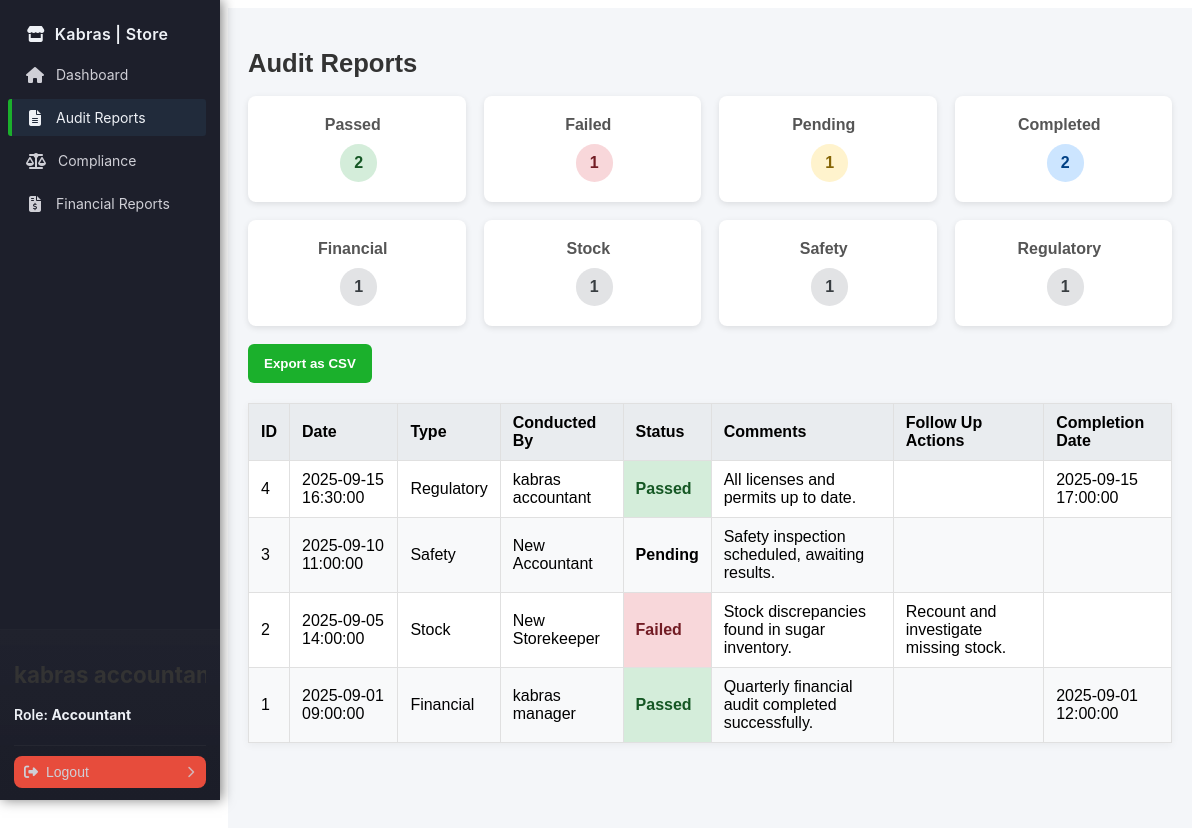
/accountant/audit_reports.php (signed in), run on the app's committed database.
### tables this page shows
CREATE TABLE `audit_reports` (
  `id` int NOT NULL AUTO_INCREMENT,
  `audit_date` datetime NOT NULL,
  `audit_type` enum('Financial','Stock','Safety','Regulatory') NOT NULL,
  `conducted_by` int NOT NULL,
  `status` enum('Passed','Failed','Pending') NOT NULL,
  `comments` text,
  `follow_up_actions` text,
  `completion_date` datetime DEFAULT NULL,
  PRIMARY KEY (`id`),
  KEY `conducted_by` (`conducted_by`),
  CONSTRAINT `audit_reports_ibfk_1` FOREIGN KEY (`conducted_by`) REFERENCES `users` (`id`)
);

CREATE TABLE `users` (
  `id` int NOT NULL AUTO_INCREMENT,
  `name` varchar(100) NOT NULL,
  `email` varchar(100) NOT NULL,
  `phone` varchar(15) DEFAULT NULL,
  `national_id` varchar(20) DEFAULT NULL,
  `password` varchar(255) NOT NULL,
  `last_login` datetime DEFAULT NULL,
  `role` enum('Admin','StoreKeeper','Cashier','Manager','Accountant') NOT NULL,
  `created_at` timestamp NULL DEFAULT CURRENT_TIMESTAMP,
  `updated_at` timestamp NULL DEFAULT CURRENT_TIMESTAMP ON UPDATE CURRENT_TIMESTAMP,
  PRIMARY KEY (`id`),
  UNIQUE KEY `email` (`email`)
);

### config/database.php (called while the page is built, shortened)
<?php
class Database
{
    private $host = 'localhost';
    private $db   = 'kabras_store';
    private $user = 'root';
    private $pass = 'Hunter42.';
    private $charset = 'utf8mb4';
    public function connect()
    {
        $dsn = "mysql:host={$this->host};dbname={$this->db};charset={$this->charset}";
        try {
            $this->pdo = new PDO($dsn, $this->user, $this->pass, [
                PDO::ATTR_ERRMODE => PDO::ERRMODE_EXCEPTION,
                PDO::ATTR_DEFAULT_FETCH_MODE => PDO::FETCH_ASSOC,
            ]);
            return $this->pdo;
        } catch (PDOException $e) {
            die('Database connection failed: ' . $e->getMessage());
        }
    }
}

### handlers/AuditHandler.php (called while the page is built)
<?php
require_once __DIR__ . '/../config/database.php';
class AuditHandler
{
    private $db;
    public function __construct()
    {
        $this->db = (new Database())->connect();
    }
    public function getAllAuditReports()
    {
        $sql = "SELECT ar.*, u.name AS conducted_by_name FROM audit_reports ar LEFT JOIN users u ON ar.conducted_by = u.id ORDER BY ar.audit_date DESC";
        $stmt = $this->db->prepare($sql);
        $stmt->execute();
        return $stmt->fetchAll(PDO::FETCH_ASSOC);
    }
}

### accountant/audit_reports.php (the view, shortened to what this page needs)
<?php
require_once '../handlers/AuthHandler.php';
require_once '../handlers/AuditHandler.php';
$auditHandler = new AuditHandler();
$auditReports = $auditHandler->getAllAuditReports();
?>
<!DOCTYPE html>
<html lang="en">
<head>
    <link rel="stylesheet" href="../assets/css/sidebar.css">
    <link rel="stylesheet" href="../assets/css/audits.css">
</head>
<body>
    <?php include '../includes/sidebar.php'; ?>
    <div class="main-content">
        <h2>Audit Reports</h2>
        <?php
        $countPassed = 0;
        $countFailed = 0;
        $countPending = 0;
        $countCompleted = 0;
        $typeCounts = [
            'Financial' => 0,
            'Stock' => 0,
            'Safety' => 0,
            'Regulatory' => 0
        ];
        foreach ($auditReports as $ar) {
            if (($ar['status'] ?? '') === 'Passed') $countPassed++;
            elseif (($ar['status'] ?? '') === 'Failed') $countFailed++;
            elseif (($ar['status'] ?? '') === 'Pending') $countPending++;
            if (!empty($ar['completion_date'])) $countCompleted++;
            if (!empty($ar['audit_type']) && isset($typeCounts[$ar['audit_type']])) $typeCounts[$ar['audit_type']]++;
        }
        ?>
        <div class="audit-stats">
            <div class="stat">
                <p class="label">Passed</p> <span class="value green-bg"><?= $countPassed ?></span>
            </div>
            <div class="stat">
                <p class="label">Failed</p> <span class="value red-bg"><?= $countFailed ?></span>
            </div>
            <div class="stat">
                <p class="label">Pending</p> <span class="value yellow-bg"><?= $countPending ?></span>
            </div>
            <div class="stat">
                <p class="label">Completed</p> <span class="value blue-bg"><?= $countCompleted ?></span>
            </div>
            <?php foreach ($typeCounts as $type => $count): ?>
                <div class="stat">
                    <p class="label"><?= htmlspecialchars($type) ?></p> <span class="value gray-bg"><?= $count ?></span>
                </div>
            <?php endforeach; ?>
        </div>
        <form method="POST" style="margin-bottom: 15px;">
            <button type="submit" class="export-btn">Export as CSV</button>
        </form>
        <table class="table">
            <thead>
                <tr>
                    <th>ID</th>
                    <th>Date</th>
                    <th>Type</th>
                    <th>Conducted By</th>
                    <th>Status</th>
                    <th>Comments</th>
                    <th>Follow Up Actions</th>
                    <th>Completion Date</th>
                </tr>
            </thead>
            <tbody>
                <?php foreach ($auditReports as $ar): ?>
                    <tr>
                        <td><?= htmlspecialchars($ar['id']) ?></td>
                        <td><?= htmlspecialchars($ar['audit_date']) ?></td>
                        <td><?= htmlspecialchars($ar['audit_type']) ?></td>
                        <td><?= htmlspecialchars($ar['conducted_by_name'] ?? $ar['conducted_by']) ?></td>
                        <td class="status-cell <?php
                                                if (($ar['status'] ?? '') === 'Passed') echo 'green-bg';
                                                elseif (($ar['status'] ?? '') === 'Failed') echo 'red-bg';
                                                ?>"><?= htmlspecialchars($ar['status']) ?></td>
                        <td><?= nl2br(htmlspecialchars($ar['comments'] ?? '')) ?></td>
                        <td><?= nl2br(htmlspecialchars($ar['follow_up_actions'] ?? '')) ?></td>
                        <td><?= htmlspecialchars($ar['completion_date'] ?? '') ?></td>
                    </tr>
                <?php endforeach; ?>
            </tbody>
        </table>
    </div>
</body>
</html>

### assets/css/sidebar.css (style rules this page uses)
:root { --sidebar-width: 220px; --bg: #1d1f2b; --panel: #222233; --muted: #cfcfd6; --text: #eef1f6; --accent: #1BB02C; --hover: #2c3c33; --danger: #e74c3c; }

### assets/css/audits.css (style rules this page uses)
.main-content { margin-left: 220px; padding: 20px; min-height: 100vh; background: #f4f6f9; font-family: Arial, sans-serif; }
.audit-stats { display: grid; grid-template-columns: repeat(4, 1fr); gap: 18px; margin-bottom: 18px; }
.stat { background: #fff; align-items: center; display: flex; flex-direction: column; padding: 20px; border-radius: 8px; box-shadow: 0 2px 6px rgba(0, 0, 0, 0.1); text-align: center; }
.stat p { margin: 0 0 10px 0; color: #333; }
.stat .label { font-weight: bold; margin-right: 8px; color: #555; }
.stat .value { font-weight: bold; padding: 10px 14px; border-radius: 25px; margin-left: 4px; }
.green-bg { background: #d4edda !important; color: #155724 !important; }
.red-bg { background: #f8d7da !important; color: #721c24 !important; }
.yellow-bg { background: #fff3cd !important; color: #856404 !important; }
.blue-bg { background: #cce5ff !important; color: #004085 !important; }
.gray-bg { background: #e2e3e5 !important; color: #383d41 !important; }
.status-cell { font-weight: bold; text-align: center; }
.table { width: 100%; border-collapse: collapse; background: #fff; box-shadow: 0 2px 8px rgba(0, 0, 0, 0.05); margin-top: 20px; }
.table th, .table td { padding: 10px 12px; border: 1px solid #e0e0e0; text-align: left; }
.table th { background: #e9ecef; font-weight: bold; }
.table tbody tr:nth-child(even) { background: #f8f9fa; }
h2 { margin-bottom: 18px; color: #333; font-size: 1.6em; }
.export-btn { background-color: #1BB02C; padding: 12px 16px; border-radius: 6px; border: none; color: white; font-weight: bold; cursor: pointer; }

### data on the page
audit_reports: id "1", audit_date "2025-09-01 09:00:00", audit_type "Financial", conducted_by.name "kabras manager", status "Passed", comments "Quarterly financial audit completed successfully.", completion_date "2025-09-01 12:00:00"
audit_reports: id "4", audit_date "2025-09-15 16:30:00", audit_type "Regulatory", conducted_by.name "kabras accountant", status "Passed", comments "All licenses and permits up to date.", completion_date "2025-09-15 17:00:00"
audit_reports: id "3", audit_date "2025-09-10 11:00:00", audit_type "Safety", conducted_by.name "New Accountant", status "Pending", comments "Safety inspection scheduled, awaiting results."
audit_reports: id "2", audit_date "2025-09-05 14:00:00", audit_type "Stock", conducted_by.name "New Storekeeper", status "Failed", comments "Stock discrepancies found in sugar inventory.", follow_up_actions "Recount and investigate missing stock."

### other printed values
$it['label'] "Dashboard"
$it['label'] "Audit Reports"
$it['label'] "Compliance"
$it['label'] "Financial Reports"
$currentUser['role'] "Accountant"
$countPassed "2"
$countFailed "1"
$countPending "1"
$countCompleted "2"
$type "Financial"
$type "Stock"
$type "Safety"
$type "Regulatory"
